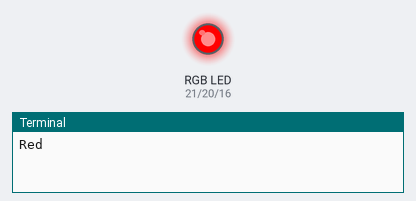
Simulated run of this program. Board: Raspberry Pi (BCM pin numbers). On the bench: an RGB LED mixed from three pins (HIGH = lit), the last lines printed to the terminal.

Above: at 0.5 s.
At 2.5 s:
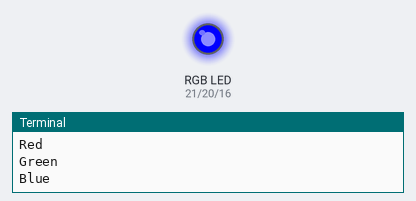
At 3.5 s:
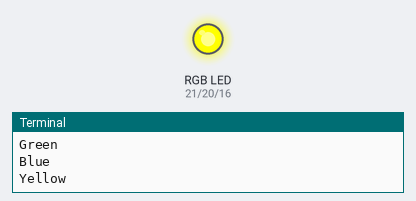
At 4.5 s:
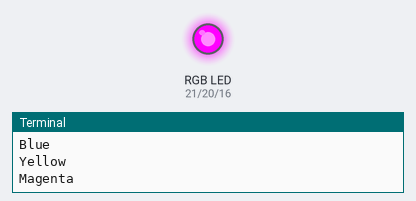
At 6.5 s:
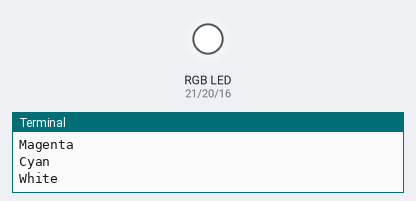
At 8.5 s:
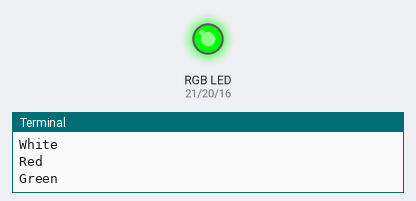
Timing chart, 0 to 9.1 s (numbered marks = the images above):
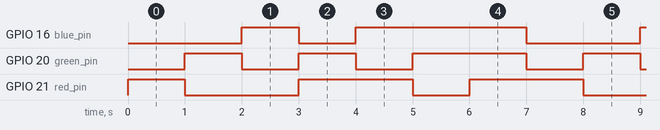

The program:

R07._RGB_LED_Colors.py
```python
"""
Components Used:
1. Raspberry Pi
2. RGB LED (Common Cathode)
3. Breadboard
4. Jumper Wires
"""

import RPi.GPIO as gpio
import time

red_pin = 21    # GPIO pin for red LED
green_pin = 20  # GPIO pin for green LED
blue_pin = 16   # GPIO pin for blue LED

gpio.setmode(gpio.BCM)           # Use BCM pin numbering
gpio.setup(red_pin, gpio.OUT)    # Set red pin as output
gpio.setup(green_pin, gpio.OUT)  # Set green pin as output
gpio.setup(blue_pin, gpio.OUT)   # Set blue pin as output

try:
    while True:
        gpio.output(red_pin, gpio.HIGH)    # Red ON
        gpio.output(green_pin, gpio.LOW)
        gpio.output(blue_pin, gpio.LOW)
        print("Red")
        time.sleep(1)

        gpio.output(red_pin, gpio.LOW)
        gpio.output(green_pin, gpio.HIGH)  # Green ON
        gpio.output(blue_pin, gpio.LOW)
        print("Green")
        time.sleep(1)

        gpio.output(red_pin, gpio.LOW)
        gpio.output(green_pin, gpio.LOW)
        gpio.output(blue_pin, gpio.HIGH)   # Blue ON
        print("Blue")
        time.sleep(1)

        gpio.output(red_pin, gpio.HIGH)    # Yellow
        gpio.output(green_pin, gpio.HIGH)
        gpio.output(blue_pin, gpio.LOW)
        print("Yellow")
        time.sleep(1)

        gpio.output(red_pin, gpio.HIGH)    # Magenta
        gpio.output(green_pin, gpio.LOW)
        gpio.output(blue_pin, gpio.HIGH)
        print("Magenta")
        time.sleep(1)

        gpio.output(red_pin, gpio.LOW)
        gpio.output(green_pin, gpio.HIGH)  # Cyan
        gpio.output(blue_pin, gpio.HIGH)
        print("Cyan")
        time.sleep(1)

        gpio.output(red_pin, gpio.HIGH)    # White
        gpio.output(green_pin, gpio.HIGH)
        gpio.output(blue_pin, gpio.HIGH)
        print("White")
        time.sleep(1)

except KeyboardInterrupt:
    gpio.cleanup()  # Reset GPIO on exit
```

Measured:
- by itself, GPIO 16 (blue_pin): repeats every 7.0 s: LOW 1.0 s, HIGH 3.0 s, LOW 2.0 s, HIGH 1.0 s
- by itself, GPIO 20 (green_pin): repeats every 7.0 s: LOW 1.0 s, HIGH 1.0 s, LOW 1.0 s, HIGH 2.0 s, LOW 1.0 s, HIGH 1.0 s
- by itself, GPIO 21 (red_pin): repeats every 7.0 s: LOW 2.0 s, HIGH 2.0 s, LOW 1.0 s, HIGH 2.0 s
